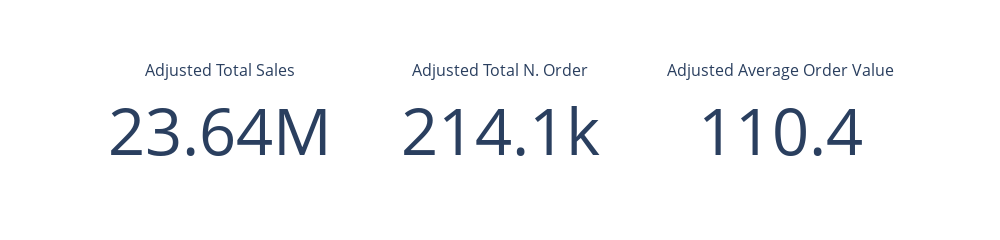

Notebook code cell kept with this figure:
### Markdown cell above
Here are the indicators with the value adjusted to the "average" commands

### Code cell
fig = go.FigureWidget()

font_size = 65

fig.add_trace(go.Indicator(
    mode = "number",
    value = byOrder_no_outlier['Total price (unit price x product quantity)'].sum(),
    number_font_size = font_size,
    title = {"text": "Adjusted Total Sales"},
    domain = {'x': [0, 1/3], 'y': [0, 1]},))

fig.add_trace(go.Indicator(
    mode = "number",
    value = len(byOrder_no_outlier['Total price (unit price x product quantity)']),
    number_font_size = font_size,
    title = {"text": "Adjusted Total N. Order"},
    domain = {'x': [1/3, 2/3], 'y': [0, 1]}))

fig.add_trace(go.Indicator(
    mode = "number",
    value = byOrder_no_outlier['Total price (unit price x product quantity)'].sum()/len(byOrder_no_outlier['Total price (unit price x product quantity)']),
    number_font_size = font_size,
    title = {"text": "Adjusted Average Order Value"},
    domain = {'x': [2/3, 1], 'y': [0, 1]}))

fig.update_layout(
    autosize=False,
    width=1000,
    height=150,
)

fig.show()

### Figure 1 — Plotly figure (JSON) as saved in the notebook; plotly's stock layout.template omitted (floating-point values rounded to 4 significant figures)
{"data": [{"domain": {"x": [0, 0.3333], "y": [0, 1]}, "mode": "number", "number": {"font": {"size": 65}}, "title": {"text": "Adjusted Total Sales"}, "type": "indicator", "uid": "ce533b24-b268-44ba-a257-76b151490971", "value": 23640000.0}, {"domain": {"x": [0.3333, 0.6667], "y": [0, 1]}, "mode": "number", "number": {"font": {"size": 65}}, "title": {"text": "Adjusted Total N. Order"}, "type": "indicator", "uid": "ddb0e5f3-6d9b-43e9-be98-94664de37d9b", "value": 214118}, {"domain": {"x": [0.6667, 1], "y": [0, 1]}, "mode": "number", "number": {"font": {"size": 65}}, "title": {"text": "Adjusted Average Order Value"}, "type": "indicator", "uid": "f7a23b2b-d7e9-4d51-b6aa-7ae78af53e29", "value": 110.4}], "layout": {"autosize": false, "height": 150, "width": 1000}}
